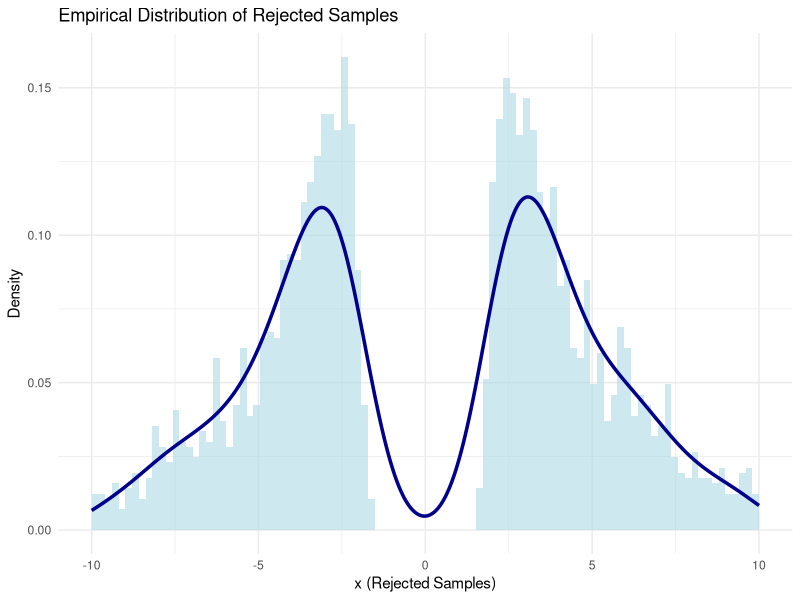
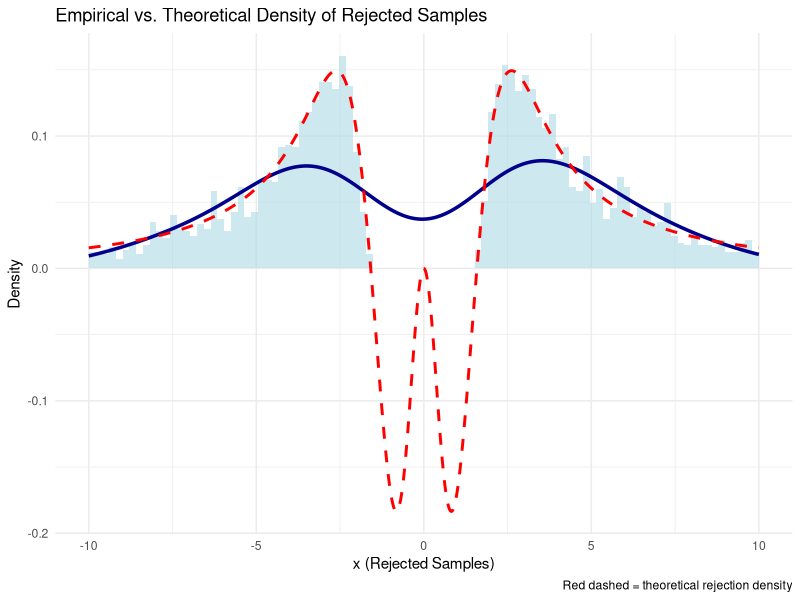

Source code (R) for these figures, in order:
## ---- chunk 1
library(knitr)

knitr::opts_chunk$set(echo = TRUE)

# the default output hook
hook_output = knit_hooks$get('output')
knit_hooks$set(output = function(x, options) {
  if (!is.null(n <- options$out.lines)) {
    x = unlist(stringr::str_split(x, '\n'))
    if (length(x) > n) {
      # truncate the output
      x = c(head(x, n), '....\n')
    }
    x = paste(x, collapse = '\n') # paste first n lines together
  }
  hook_output(x, options)
})
## ---- chunk 2

options(width=60)
opts_chunk$set(out.lines = 23, comment = "", warning = FALSE, message = FALSE, echo = TRUE, tidy = TRUE, size="small",tidy.opts=list(width.cutoff=50), fig.align = 'center', fig.width = 5, fig.height = 4)
## ---- chunk 3
set.seed(123)
## ---- chunk 4
P <- matrix(c(
  0,   0.5, 0.5,
  5/8, 1/4, 1/8,
  1/3, 2/3, 0),
  nrow = 3, byrow = TRUE)
rownames(P) <- colnames(P) <- 1:3
P
## ---- chunk 5
sim_chain <- function(n, start, P){
  s <- integer(n); s[1] <- start
  for(t in 2:n){
    s[t] <- sample(1:3, 1, prob = P[s[t-1], ])
  }
  s
}

chain1 <- sim_chain(1000, 1, P)
prop.table(table(chain1))
## ---- chunk 6
set.seed(321)
end_states <- replicate(500, tail(sim_chain(1000, 1, P), 1))
prop_end <- prop.table(table(end_states))
prop_end
## ---- chunk 7
library(expm)  # for eigen‑decomposition if not base
pi_stat <- eigen(t(P))$vectors[,1]
pi_stat <- Re(pi_stat / sum(pi_stat))
pi_stat
## ---- chunk 8
comparison <- rbind(
  "Single‑chain empirical" = prop.table(table(chain1)),
  "500‑chains final state" = prop_end,
  "Stationary π"          = pi_stat
)
round(comparison, 3)
## ---- chunk 9
end_states2 <- replicate(500, tail(sim_chain(1000, 2, P), 1))
prop.table(table(end_states2))
## ---- chunk 10
cat(paste0("Last knit: ", Sys.time()))

## ---- chunk 11
target_over_cauchy <- function(x) {
  (pi / sqrt(2 * pi)) * exp(-0.5 * x^2) / (1 + x^2)
}

# Optimize the function over a symmetric large interval (e.g., -100 to 100)
opt_result <- optimize(function(x) -target_over_cauchy(x), interval = c(-100, 100))

k <- -opt_result$objective
k
## ---- chunk 12
set.seed(123)
n <- 10000  # desired number of accepted samples
samples <- numeric(n)
rejected <- numeric()
i <- 0
trials <- 0

while (i < n) {
  x_candidate <- rcauchy(1)
  u <- runif(1)

  f_x <- dnorm(x_candidate)  # standard normal density
  g_x <- dcauchy(x_candidate)  # standard Cauchy density

  if (u <= f_x / (k * g_x)) {
    i <- i + 1
    samples[i] <- x_candidate
  } else {
    rejected <- c(rejected, x_candidate)
  }
  trials <- trials + 1
}

# Report the acceptance rate
acceptance_rate <- n / trials
acceptance_rate
## ---- chunk 13
cat("Acceptance rate (MC estimate):", acceptance_rate, "\n")
## ---- chunk 14
cat("Acceptance rate (MC estimate):", acceptance_rate, "\n")
## ---- chunk 15
library(ggplot2)

# Create a data frame
rejected_df <- data.frame(x = rejected)

# Plot histogram and density estimation
ggplot(rejected_df, aes(x = x)) +
  geom_histogram(aes(y = ..density..), bins = 100, fill = "lightblue", alpha = 0.6) +
  geom_density(color = "darkblue", size = 1.2) +
  xlim(-10, 10) +
  labs(title = "Empirical Distribution of Rejected Samples",
       x = "x (Rejected Samples)",
       y = "Density") +
  theme_minimal()
## ---- chunk 16
# Create a grid of x values for plotting
x_vals <- seq(-10, 10, length.out = 1000)

# Compute unnormalized theoretical rejection density
f_vals <- dnorm(x_vals)
g_vals <- dcauchy(x_vals)
reject_density <- (1 - f_vals / (k * g_vals)) * g_vals

# Normalize with base R integrate
norm_const <- integrate(
  function(x) (1 - dnorm(x) / (k * dcauchy(x))) * dcauchy(x),
  lower = -Inf, upper = Inf
)$value

reject_density <- reject_density / norm_const

# Plot empirical and theoretical rejection densities
library(ggplot2)
rejected_df <- data.frame(x = rejected)
theoretical_df <- data.frame(x = x_vals, y = reject_density)

ggplot(rejected_df, aes(x = x)) +
  geom_histogram(aes(y = ..density..), bins = 100, fill = "lightblue", alpha = 0.6) +
  geom_density(color = "darkblue", size = 1.2, adjust = 2) +
  geom_line(data = theoretical_df, aes(x = x, y = y), color = "red", size = 1, linetype = "dashed") +
  xlim(-10, 10) +
  labs(title = "Empirical vs. Theoretical Density of Rejected Samples",
       x = "x (Rejected Samples)",
       y = "Density",
       caption = "Red dashed = theoretical rejection density") +
  theme_minimal()
## ---- chunk 17
#
#
#
#
#
#
#
#
#
## ---- chunk 18
cat(paste("Last update by LT:",date()))
